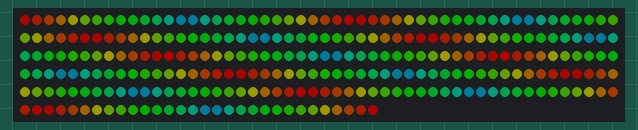
Recording of a sketch running on a simulated Arduino Uno, built with avr-gcc and run on an emulated ATmega328P. Shown: 280 RGB LEDs in strip order, left to right, continuing on the next row. Dim RGB values are drawn brighter than linear.

Above: at 0.13 s.
At 3.75 s:
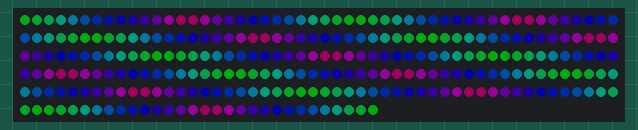
At 4.95 s:
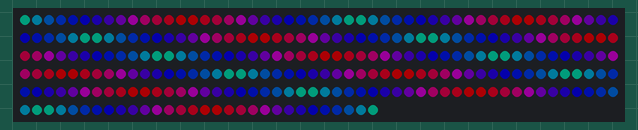
At 12.83 s:
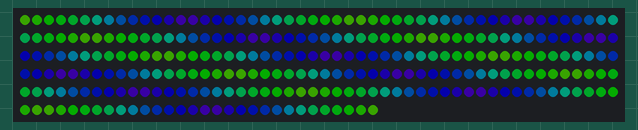
At 21.9 s:
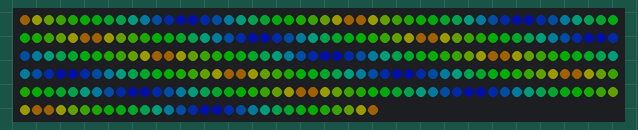
At 39.94 s:
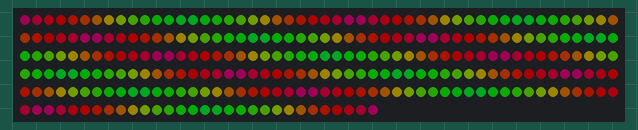

The sketch:

LEDmatrice.ino
```cpp
#include <Arduino.h>

#include <Adafruit_NeoPixel.h>
#include <avr/pgmspace.h>
#ifdef __AVR__
  #include <avr/power.h>
#endif

#define PIN 13

// Parameter 1 = number of pixels in strip
// Parameter 2 = Arduino pin number (most are valid)
// Parameter 3 = pixel type flags, add together as needed:
//   NEO_KHZ800  800 KHz bitstream (most NeoPixel products w/WS2812 LEDs)
//   NEO_KHZ400  400 KHz (classic 'v1' (not v2) FLORA pixels, WS2811 drivers)
//   NEO_GRB     Pixels are wired for GRB bitstream (most NeoPixel products)
//   NEO_RGB     Pixels are wired for RGB bitstream (v1 FLORA pixels, not v2)
Adafruit_NeoPixel strip = Adafruit_NeoPixel(280, PIN, NEO_GRB + NEO_KHZ800);

// IMPORTANT: To reduce NeoPixel burnout risk, add 1000 uF capacitor across
// pixel power leads, add 300 - 500 Ohm resistor on first pixel's data input
// and minimize distance between Arduino and first pixel.  Avoid connecting
// on a live circuit...if you must, connect GND first.


const int pixelMatrice[][14] PROGMEM =
                              //    [0]  [1]  [2]  [3]  [4]  [5]  [6]  [7]  [8]  [9] [10] [11] [12] [13]
                               { {   0,   1,   2,   3,   4,   5,   6,   7,   8,   9,  10,  11,  12,  13},   //[0]
                                 {  27,  26,  25,  24,  23,  22,  21,  20,  19,  18,  17,  16,  15,  14},   //[1]
                                 {  28,  29,  30,  31,  32,  33,  34,  35,  36,  37,  38,  39,  40,  41},   //[2]
                                 {  55,  54,  53,  52,  51,  50,  49,  48,  47,  46,  45,  44,  43,  42},   //[3]
                                 {  56,  57,  58,  59,  60,  61,  62,  63,  64,  65,  66,  67,  68,  69},   //[4]
                                 {  83,  82,  81,  80,  79,  78,  77,  76,  75,  74,  73,  72,  71,  70},   //[5]
                                 {  84,  85,  86,  87,  88,  89,  90,  91,  92,  93,  94,  95,  96,  97},   //[6]
                                 { 111, 110, 109, 108, 107, 106, 105, 104, 103, 102, 101, 100,  99,  98},   //[7]
                                 { 112, 113, 114, 115, 116, 117, 118, 119, 120, 121, 122, 123, 124, 125},   //[8]
                                 { 139, 138, 137, 136, 135, 134, 133, 132, 131, 130, 129, 128, 127, 126},   //[9]
                                 { 140, 141, 142, 143, 144, 145, 146, 147, 148, 149, 150, 151, 152, 153},   //[10]
                                 { 167, 166, 165, 164, 163, 162, 161, 160, 159, 158, 157, 156, 155, 154},   //[11]
                                 { 168, 169, 170, 171, 172, 173, 174, 175, 176, 177, 178, 179, 180, 181},   //[12]
                                 { 195, 194, 193, 192, 191, 190, 189, 188, 187, 186, 185, 184, 183, 182},   //[13]
                                 { 196, 197, 198, 199, 200, 201, 202, 203, 204, 205, 206, 207, 208, 209},   //[14]
                                 { 223, 222, 221, 220, 219, 218, 217, 216, 215, 214, 213, 212, 211, 210},   //[15]
                                 { 224, 225, 226, 227, 228, 229, 230, 231, 232, 233, 234, 235, 236, 237},   //[16]
                                 { 251, 250, 249, 248, 247, 246, 245, 244, 243, 242, 241, 240, 239, 238},   //[17]
                                 { 252, 253, 254, 255, 256, 257, 258, 259, 260, 261, 262, 263, 264, 265},   //[18]
                                 { 279, 278, 277, 276, 275, 274, 273, 272, 271, 270, 269, 268, 267, 266}    //[19]
                               };

void setup() {
  // put your setup code here, to run once:
  Serial.begin(9600);

  strip.begin();
  strip.show(); // Initialize all pixels to 'off'
  strip.setBrightness(50);

}

void loop(){
  /*spiral(20);
   delay(500);
  strip.clear();
  */
  colorSpectrum(20);
  //delay(1000);
  //Serial.println(pixelMatrice[0][]);
}

void colorSpectrum(int wait){
  for(int color = 0; color < 256; color++){
    for(int j = 0; j < 14; j++){
      for(int i = 0; i < 20; i++){
        int pixelNum = pgm_read_word(&(pixelMatrice[i][j]));
        strip.setPixelColor(pixelNum, Wheel(((j*10) + color) & 255) );
        //Serial.println(pixelNum);
        //Serial.println(pixelMatrice[i][j]);
      }
    }
    delay(wait);
    strip.show();
  }

}

void spiral(uint8_t wait){
  uint16_t counter= 0;
  uint8_t boundLeft= 0;
  uint8_t boundBot= 0;

  //boundLeft < 7
  while(boundLeft < 7){

    //top
    for(int j = boundLeft; j < (14 - boundLeft); j++){
      strip.setPixelColor( pgm_read_word(&(pixelMatrice[boundBot][j])), Wheel((counter*2) & 255) );
      strip.show();
      counter++;
      delay(wait);
    }

    //right
    for(int i = boundBot + 1; i < (20 - boundBot); i++){
      strip.setPixelColor( pgm_read_word(&(pixelMatrice[i][13 - boundLeft])), Wheel((counter*2) & 255) );
      strip.show();
      counter++;
      delay(wait);
    }
    Serial.println(boundLeft);
    //bot
    for(int j = (13 - boundLeft - 1); j >= boundLeft; j--){
      strip.setPixelColor( pgm_read_word(&(pixelMatrice[19 - boundBot][j])), Wheel((counter*2) & 255) );
      strip.show();
      counter++;
      delay(wait);
    }
    boundBot++;

    //left
    for(int i = (19 - boundBot); i >= boundBot; i--){
      strip.setPixelColor( pgm_read_word(&(pixelMatrice[i][boundLeft])), Wheel((counter*2) & 255) );
      strip.show();
      counter++;
      delay(wait);
    }
    boundLeft++;
  }

}

uint32_t Wheel(byte WheelPos) {
  WheelPos = 255 - WheelPos;
  if(WheelPos < 85) {
    return strip.Color(255 - WheelPos * 3, 0, WheelPos * 3);
  }
  if(WheelPos < 170) {
    WheelPos -= 85;
    return strip.Color(0, WheelPos * 3, 255 - WheelPos * 3);
  }
  WheelPos -= 170;
  return strip.Color(WheelPos * 3, 255 - WheelPos * 3, 0);
}
```
